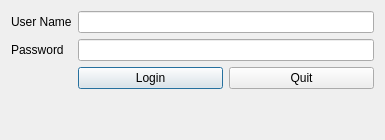
<?xml version="1.0" encoding="UTF-8"?>
<ui version="4.0">
 <class>Login</class>
 <widget class="QDialog" name="Login">
  <property name="geometry">
   <rect>
    <x>0</x>
    <y>0</y>
    <width>385</width>
    <height>140</height>
   </rect>
  </property>
  <property name="windowTitle">
   <string>Dialog</string>
  </property>
  <layout class="QVBoxLayout" name="verticalLayout">
   <item>
    <layout class="QFormLayout" name="formLayout">
     <item row="0" column="0">
      <widget class="QLabel" name="label_userName">
       <property name="text">
        <string>User Name</string>
       </property>
      </widget>
     </item>
     <item row="1" column="0">
      <widget class="QLabel" name="label_password">
       <property name="text">
        <string>Password</string>
       </property>
      </widget>
     </item>
     <item row="0" column="1">
      <widget class="QLineEdit" name="lineEdit_userName"/>
     </item>
     <item row="1" column="1">
      <widget class="QLineEdit" name="lineEdit_password"/>
     </item>
     <item row="2" column="1">
      <layout class="QHBoxLayout" name="horizontalLayout">
       <item>
        <widget class="QPushButton" name="pushButton_Login">
         <property name="text">
          <string>Login</string>
         </property>
        </widget>
       </item>
       <item>
        <widget class="QPushButton" name="pushButton_quit">
         <property name="text">
          <string>Quit</string>
         </property>
        </widget>
       </item>
      </layout>
     </item>
    </layout>
   </item>
  </layout>
 </widget>
 <resources/>
 <connections/>
</ui>
